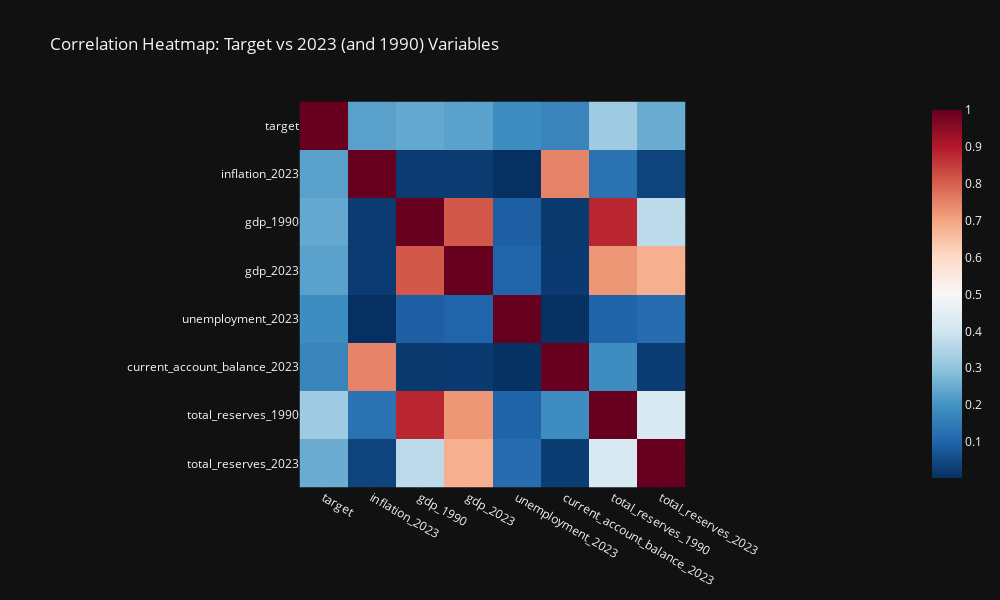

The code cell stored with this chart in its notebook:
### Code cell
# Variables to compare
variables_to_compare = [ 'inflation_2023', 'gdp_1990', 'gdp_2023', 'unemployment_2023', 'current_account_balance_2023',
                        'total_reserves_1990', 'total_reserves_2023']

# Compute the correlation matrix for 'target' and the selected variables
columns_to_use = ['target'] + variables_to_compare
df_corr_matrix = df[columns_to_use].corr()

# Take the absolute values of the correlation matrix
df_corr_matrix_abs = df_corr_matrix.abs()

fig = px.imshow(df_corr_matrix_abs, 
                color_continuous_scale='RdBu_r', 
                title="Correlation Heatmap: Target vs 2023 (and 1990) Variables", 
                template='plotly_dark', 
                width=1000,  
                height=600)  

fig.show()

### Figure 1 — Plotly figure (JSON) as saved in the notebook; plotly's stock layout.template omitted (floating-point values rounded to 4 significant figures)
{"data": [{"coloraxis": "coloraxis", "hovertemplate": "x: %{x}<br>y: %{y}<br>color: %{z}<extra></extra>", "name": "0", "type": "heatmap", "x": ["target", "inflation_2023", "gdp_1990", "gdp_2023", "unemployment_2023", "current_account_balance_2023", "total_reserves_1990", "total_reserves_2023"], "xaxis": "x", "y": ["target", "inflation_2023", "gdp_1990", "gdp_2023", "unemployment_2023", "current_account_balance_2023", "total_reserves_1990", "total_reserves_2023"], "yaxis": "y", "z": [[1, 0.2296, 0.2448, 0.2306, 0.1879, 0.1689, 0.3213, 0.2522], [0.2296, 1, 0.02226, 0.02273, 0.002485, 0.7479, 0.1297, 0.03741], [0.2448, 0.02226, 1, 0.8121, 0.09015, 0.01997, 0.8816, 0.3685], [0.2306, 0.02273, 0.8121, 1, 0.09867, 0.02055, 0.7214, 0.6804], [0.1879, 0.002485, 0.09015, 0.09867, 1, 0.004699, 0.0964, 0.1158], [0.1689, 0.7479, 0.01997, 0.02055, 0.004699, 1, 0.1873, 0.02508], [0.3213, 0.1297, 0.8816, 0.7214, 0.0964, 0.1873, 1, 0.422], [0.2522, 0.03741, 0.3685, 0.6804, 0.1158, 0.02508, 0.422, 1]]}], "layout": {"coloraxis": {"colorscale": [[0, "rgb(5,48,97)"], [0.1, "rgb(33,102,172)"], [0.2, "rgb(67,147,195)"], [0.3, "rgb(146,197,222)"], [0.4, "rgb(209,229,240)"], [0.5, "rgb(247,247,247)"], [0.6, "rgb(253,219,199)"], [0.7, "rgb(244,165,130)"], [0.8, "rgb(214,96,77)"], [0.9, "rgb(178,24,43)"], [1, "rgb(103,0,31)"]]}, "height": 600, "title": {"text": "Correlation Heatmap: Target vs 2023 (and 1990) Variables"}, "width": 1000, "xaxis": {"anchor": "y", "constrain": "domain", "domain": [0, 1], "scaleanchor": "y"}, "yaxis": {"anchor": "x", "autorange": "reversed", "constrain": "domain", "domain": [0, 1]}}}
